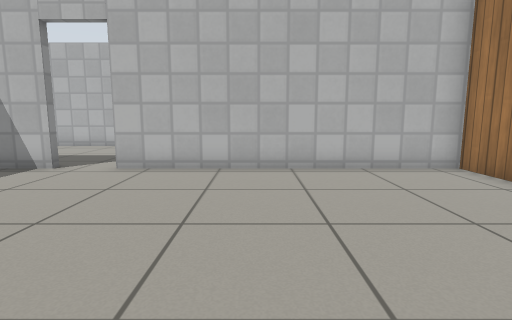
view 1 (above)

20 first-person views from a walk through a world built for the Gazebo simulator. The camera is 0.72 m above the floor, tilts 8° down and sees 80° across. The floor is counted in squares, 0.5 m on a side. Each view is taken from the middle of a square. On the plan, view 1 faces up. The plan holds only what a view shows up to about 14 squares ahead; the rest is blank. Gazebo's built-in surfaces are drawn with simple patterns.

view 2
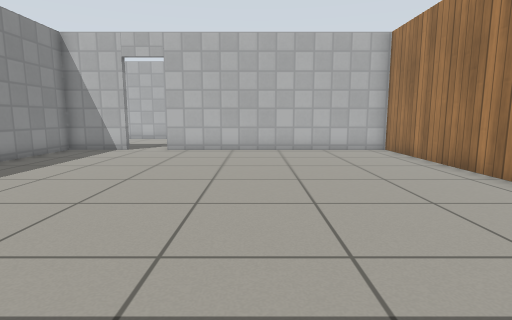

view 3
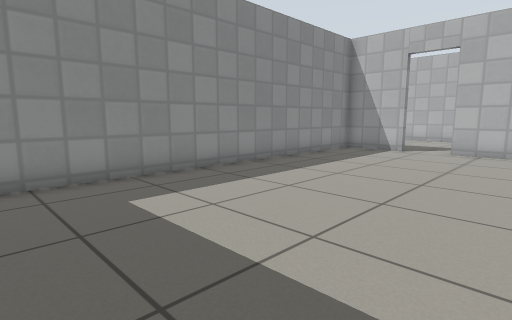

view 4
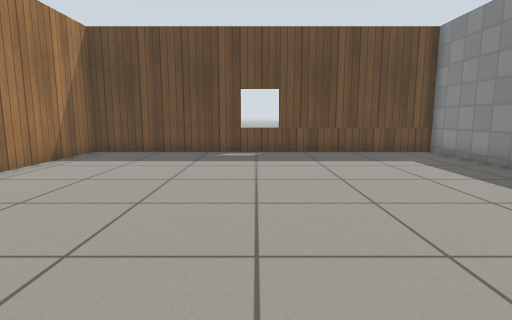

view 5
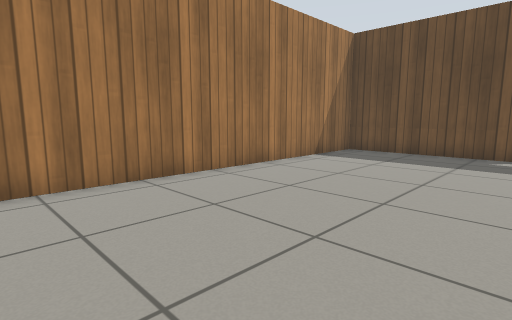

view 6
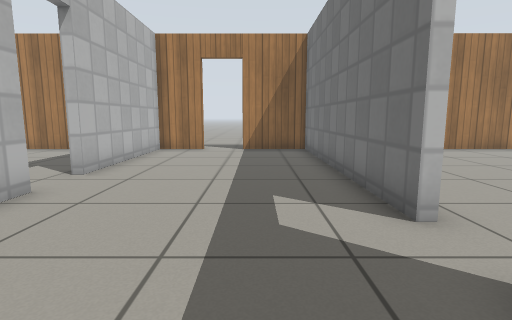

view 7
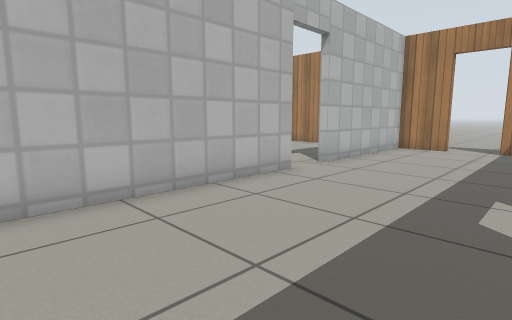

view 8
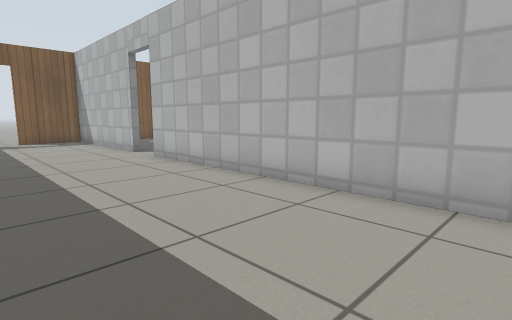

view 9
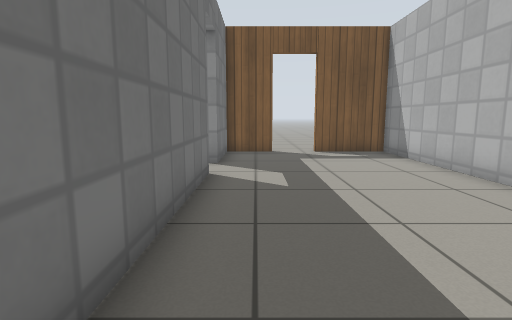

view 10
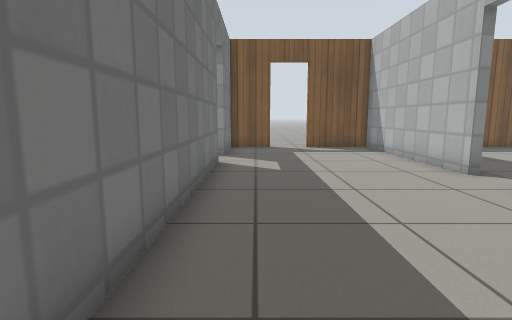

view 11
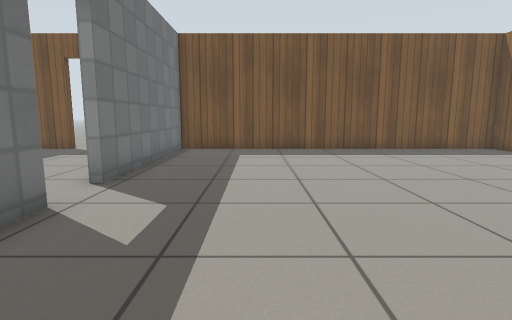

view 12
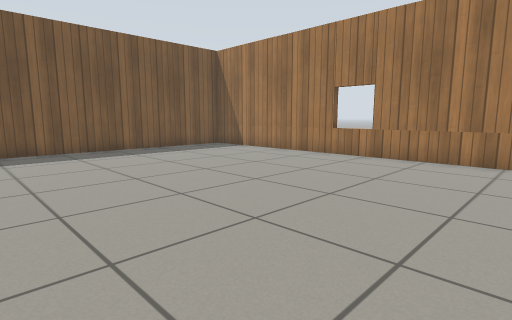

view 13
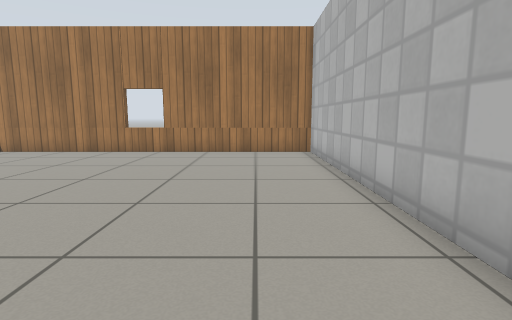

view 14
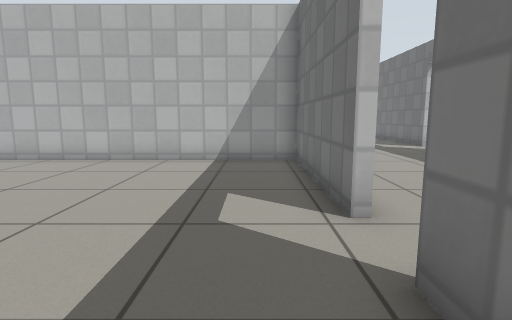

view 15
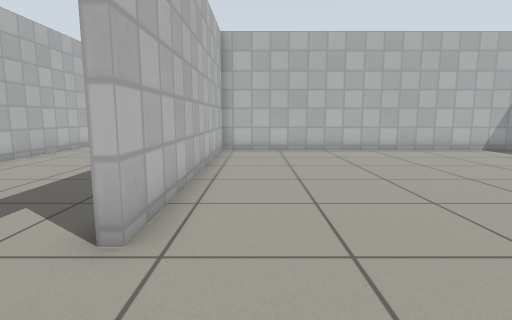

view 16
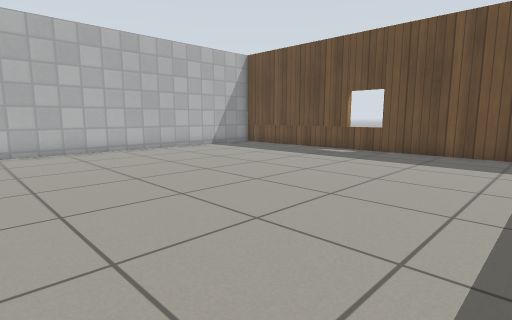

view 17
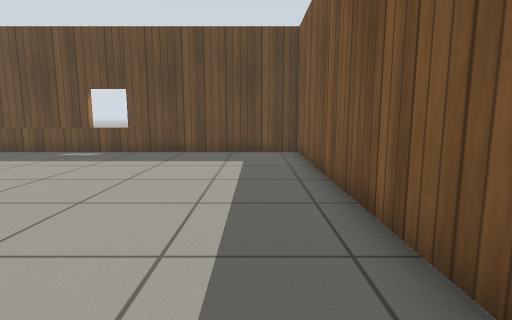

view 18
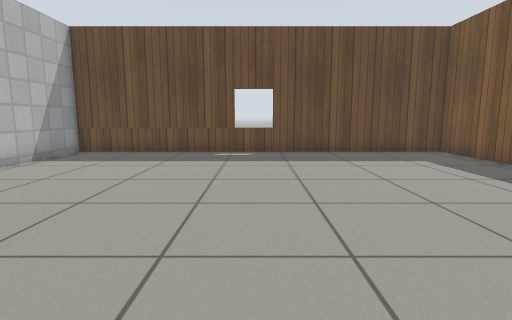

view 19
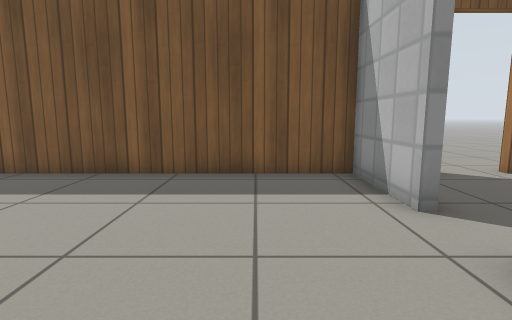

view 20
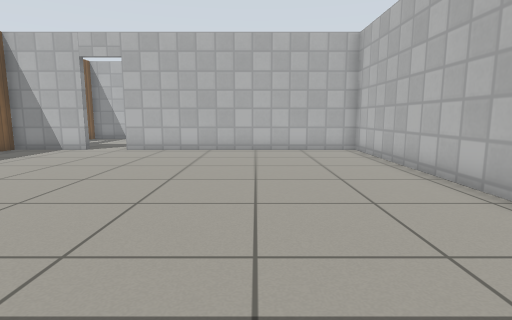

### Floor plan
Ten units are one square. View 1 is at (0, 0); x grows to the right and y downward. Boxes are objects, and circles mark ways between rooms. Rooms are numbered by the first view taken in them; rooms with no view inside come last. Other rooms are left out.
<svg viewBox="-245 -302 310 364">
<path fill="none" stroke="#000" d="M-57 -85 -83 -85 -83 57 57 57 57 -85 -39 -85M-39 -88 57 -88 57 -116M-21 -153 -148 -153M-166 -153 -237 -153 -237 -125M-187 -88 -103 -88M-237 -107 -237 -88 -205 -88M57 -134 57 -153 -4 -153M-148 -156 -87 -156 -87 -297 -237 -297 -237 -156 -166 -156M-205 -85 -237 -85 -237 57 -87 57 -87 -85 -187 -85"/>
<circle cx="-45" cy="-90" r="3" fill="#2a7"/>
<circle cx="-155" cy="-155" r="3" fill="#2a7"/>
<circle cx="-195" cy="-90" r="3" fill="#2a7"/>
<text x="-10" y="-10">1</text>
<text x="-90" y="-120">2</text>
<text x="-170" y="-230">3</text>
<text x="-170" y="-10">4</text>
</svg>
Room 1 opens to room 2. Room 2 opens to room 3. Room 2 opens to room 4.

Where each view was taken, in squares from view 1:
view 1: 0 up, 0 right, facing up
view 2: 5 down, 0 right, facing up
view 3: 5 down, 1 left, facing up-left
view 4: 7 up, 1 left, facing down
view 5: 7 up, 1 left, facing down-right
view 6: 11 up, 8 left, facing right
view 7: 10 up, 9 left, facing up-right
view 8: 10 up, 4 left, facing up-left
view 9: 10 up, 11 left, facing left
view 10: 10 up, 9 left, facing left
view 11: 19 up, 10 left, facing left
view 12: 19 up, 10 left, facing up-left
view 13: 17 up, 11 left, facing up
view 14: 17 up, 19 left, facing right
view 15: 7 up, 22 left, facing right
view 16: 7 up, 22 left, facing down-right
view 17: 7 up, 22 left, facing down
view 18: 7 up, 16 left, facing down
view 19: 6 up, 16 left, facing left
view 20: 5 down, 13 left, facing up
